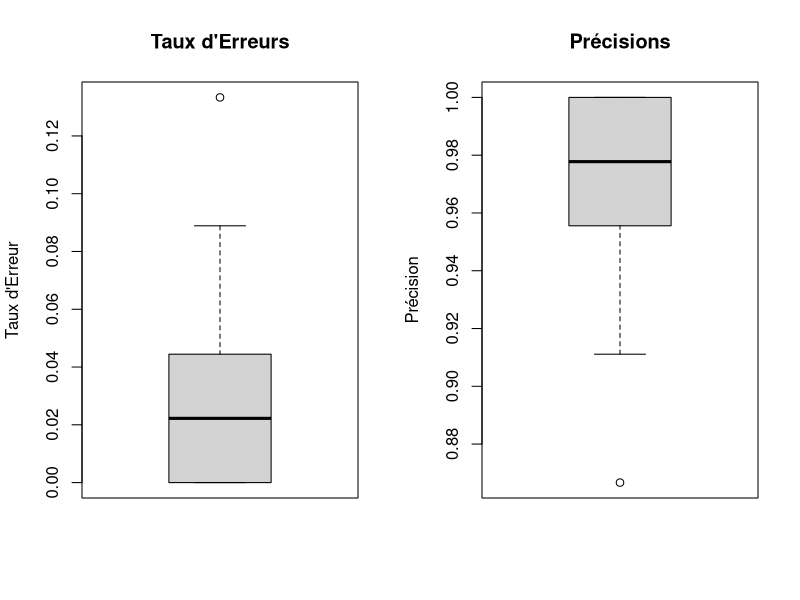
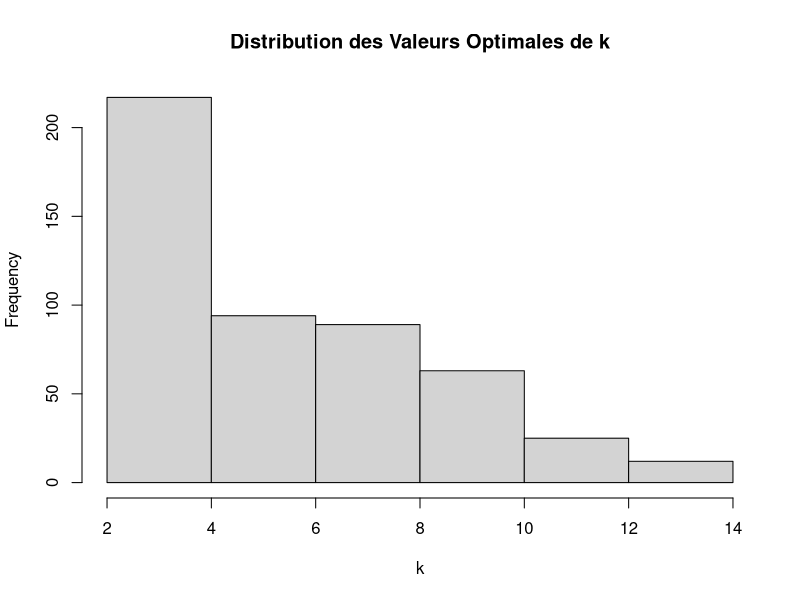

These charts were generated, in order, by the following R code:

##################################
#TP Data Mining - Pratique sous R#
##################################
# INITIALISATION
library(class)
library(MASS)
data_iris<-iris

#QUESTION 1  Decrire comment fonctionne cette procedure

#fonction qui vas chercher par la methode des knn les objet 
#en fonction d'un echantillions d'entrainement
# en entrée
#     train : dataframe  
#     le dataset des echantillions prit en donnée pour entrainer le modele
#     test : dataframe
#     le dataset des objet dont on cherche la classe
#     cl :  liste
#     la liste des classes
#     k :  integer
#     le chois du nombre de k voisin
# en sortie
#     liste
#     une liste des valeurs de classe trouver de chaque objet
#

#QUESTION 2  Tester cette procedure avec echantillon
#train
data_train_versicolor <- subset(data_iris, Species == "versicolor")[1:25, ]
data_train_virginica<-subset(data_iris, Species == "virginica")[1:25, ]
data_train_setosa<-subset(data_iris, Species == "setosa")[1:25, ]
data_train<-rbind(data_train_setosa,data_train_versicolor,data_train_virginica)[,1:4]
label_train<-c(rep("setosa",25),rep("versicolor",25),rep("virginica",25))
#test
data_test_versicolor <- subset(data_iris, Species == "versicolor")[26:50, ]
data_test_virginica<-subset(data_iris, Species == "virginica")[26:50, ]
data_test_setosa<-subset(data_iris, Species == "setosa")[26:50, ]
data_test<-rbind(data_test_setosa,data_test_versicolor,data_test_virginica)[,1:4]
label_test<-c(rep("setosa",25),rep("versicolor",25),rep("virginica",25))
#test des knn
test_resultat<-knn(train = data_train, test = data_test,cl = label_train,k = 3,use.all = FALSE,set.seed(4))
test_resultat
#calcule du tableau de confusion
tableau_confusion<-table(label_test,test_resultat)
#calcule du taux d'erreur
tauxerreur<-(tableau_confusion[1,2]+tableau_confusion[1,3]+tableau_confusion[2,3]+
  tableau_confusion[2,1]+tableau_confusion[3,1]+tableau_confusion[3,2])/75
#calcule de la precision
precision<-(tableau_confusion[1,1]+tableau_confusion[2,2]+tableau_confusion[3,3])/
  (tableau_confusion[1,2]+tableau_confusion[1,3]+tableau_confusion[2,3]+
     tableau_confusion[2,1]+tableau_confusion[3,1]+tableau_confusion[3,2]+
     tableau_confusion[1,1]+tableau_confusion[2,2]+tableau_confusion[3,3])
#resultat
tauxerreur
precision
#QUESTION 3  Programmer une fonction 
fait_un_test <- function(donnertrain, donnertest, classetrain, classetest, k) {
  # Crée un test de knn et teste avec une matrice de confusion la précision
  test_resultat <- knn(train = donnertrain, test = donnertest, cl = classetrain, k = k, use.all = FALSE)
  tableau_confusion <- table(classetest, test_resultat)
  
  # Calcul de la précision
  precision <- sum(diag(tableau_confusion)) / sum(tableau_confusion)
  return(precision)
}


creer_les_donner<-function(data){
  #a partir d'un tableau de donner creer un echantillions aleatoire 
  #entree: data   dataframe   donner a echantillionner
  #sortie: data_ech dataframe donner echantillionner (data)
  
  #creer les valeur aleatoire
  x<-sample(15:25, 1)
  y<-sample(15:25, 1)
  z<-sample(15:25, 1)
  x<-2*x
  y<-2*y
  z<-2*z
  data_versicolor <- subset(data, Species == "versicolor")[1:x, ]
  data_virginica<-subset(data, Species == "virginica")[1:y, ]
  data_setosa<-subset(data, Species == "setosa")[1:z, ]
  data_ech<-rbind(data_train_setosa,data_train_versicolor,data_train_virginica)[,1:5]

  return(data_ech)
}
test_10_k<-function(donner,k){
  #fonction qui fait le test des knn 10 foix
  #entree: donner   dataframe   donnerbrut
  #        k        integer     kvoisin
  #sortie: la precision trouver
    donner_ech<-creer_les_donner(donner)
    donner_ech<-donner_ech[sample(nrow(donner_ech)), ]
    donnertrain<-donner_ech[1:nrow(donner_ech)/2,1:4]
    classtrain<-donner_ech[1:nrow(donner_ech)/2,5]
    donnertest<-donner_ech[(nrow(donner_ech)/2):nrow(donner_ech),1:4]
    classtest<-donner_ech[(nrow(donner_ech)/2):nrow(donner_ech),5]
    prec<-fait_un_test(donnertrain,donnertest,classtrain,classtest,k)
  for (i in 2:10){
    donner_ech<-creer_les_donner(donner)
    donner_ech<-donner_ech[sample(nrow(donner_ech)), ]
    donnertrain<-donner_ech[1:nrow(donner_ech)/2,1:4]
    classtrain<-donner_ech[1:nrow(donner_ech)/2,5]
    donnertest<-donner_ech[(nrow(donner_ech)/2):nrow(donner_ech),1:4]
    classtest<-donner_ech[(nrow(donner_ech)/2):nrow(donner_ech),5]
    newprec<-fait_un_test(donnertrain,donnertest,classtrain,classtest,k)
    if(newprec>=prec){prec<-newprec}
  }
    return(prec)
}

trouve_k_opt<-function(data,listek){
  #trouve le k optimal par des test de knn
  #entrer: data   dataframe donner
  #        listek liste     liste des k a tester
  k_opt<-listek[1]
  precision<-test_10_k(data,k_opt)
  for (i in 2:length(listek)){
    new_precision<-test_10_k(data,listek[i])
    if (new_precision>=precision){
      k_opt<-listek[i]
      precision<-new_precision
    }
  }
  return(k_opt)
}


#QUESTION 4  Tester votre fonction sur le jeu entier
liste_k_voisin<-c(3,5,7)
k_optimale<-trouve_k_opt(data_iris,liste_k_voisin)
k_optimale

#QUESTION 5  Programmer l’etude de reechantillonnage

etude_reechantillonnage <- function(y, X, ks, N) {
  n <- length(y)
  taille_apprentissage <- floor(0.7 * n)
  
  set.seed(123) # Pour rendre les résultats reproductibles
  indices_apprentissage <- matrix(nrow = N, ncol = taille_apprentissage)
  
  # Stocker les indices des échantillons d'apprentissage
  for (i in 1:N) {
    indices_apprentissage[i,] <- sample(1:n, taille_apprentissage)
  }
  
  resultats <- list()
  
  # Boucle sur les N répétitions
  for (i in 1:N) {
    indices_test <- setdiff(1:n, indices_apprentissage[i,])
    
    X_apprentissage <- X[indices_apprentissage[i,],]
    y_apprentissage <- y[indices_apprentissage[i,]]
    
    X_test <- X[indices_test,]
    y_test <- y[indices_test]
    
    erreurs <- numeric(length(ks))
    precisions <- numeric(length(ks))
    
    for (j in 1:length(ks)) {
      k <- ks[j]
      predictions <- knn(X_apprentissage, X_test, y_apprentissage, k = k)
      mat_confusion <- table(y_test, predictions)
      erreurs[j] <- 1 - sum(diag(mat_confusion)) / sum(mat_confusion)
      precisions[j] <- sum(diag(mat_confusion)) / sum(mat_confusion)
    }
    
    k_opt <- ks[which.min(erreurs)]
    erreur_opt <- min(erreurs)
    precision_opt <- max(precisions)
    
    resultats[[i]] <- list(k_optimal = k_opt, erreur = erreur_opt, precision = precision_opt)
  }
  
  return(resultats)
}


#QUESTION 6  Tester votre programme sur le jeu entier

# Mise à jour des valeurs de k et de N
ks <- c(3, 5, 7, 9, 11, 13)  # Grille des valeurs de k à tester
N <- 500                     # Nombre de répétitions pour l'étude de rééchantillonnage
data(iris)
X <- as.matrix(iris[, 1:4])  # Convertir les prédicteurs en matrice
y <- iris[, 5]              # La réponse est la colonne des espèces
# Exécution de l'étude de rééchantillonnage
resultats <- etude_reechantillonnage(y, X, ks, N)

# Extraction des taux d'erreurs et des précisions à partir des résultats
error_rates <- sapply(resultats, function(x) x$erreur)  # Taux d'erreur pour chaque répétition
precisions <- sapply(resultats, function(x) x$precision)  # Précision pour chaque répétition
k_optimal <- sapply(resultats, function(x) x$k_optimal)  # Valeur optimale de k pour chaque répétition

# Configuration de l'espace de tracé pour afficher deux graphiques côte à côte
par(mfrow = c(1, 2))

# Tracé des boxplots pour les taux d'erreurs et les précisions
boxplot(error_rates, main = "Taux d'Erreurs", ylab = "Taux d'Erreur")
boxplot(precisions, main = "Précisions", ylab = "Précision")

par(mfrow = c(1, 1))
# Tracé de l'histogramme de la distribution des valeurs optimales de k
hist(k_optimal, main = "Distribution des Valeurs Optimales de k", xlab = "k", breaks = length(unique(k_optimal)))

# Analyser les résultats et conclure sur l'utilisation de la méthode k-NN




#####
#LDA#
#####

#QUESTION 1 D´ecrire `a quoi correspondent les entrée et sorties
ind.train <- c(1:25,51:75,101:125)
attach(iris)
res <- lda(formula=Species ~ ., data = iris, prior = c(1,1,1)/3,
           subset = ind.train)
respredict <- predict(res, iris[-ind.train, ])

#formula  = spécifie le model utiliser
#data     = tableau de donner ici les donner iris
#prior    = les probabilité de chaque classe ici chaque espèce a la meeme proba 1/3
respredict$class 
#donne les classes par ordre de proximité 
respredict$posterior
# donne la valeurs pour la proximité

#QUESTION 2 Construire la matrice de confusion associee aux donnees “test”


ind.train <- c(1:25, 51:75, 101:125)
res.lda <- lda(Species ~ ., data = iris, subset = ind.train)
predictions <- predict(res.lda, iris[-ind.train, ])

# Créer la matrice de confusion
confusion_matrix <- table(predictions$class, iris[-ind.train, "Species"])

# Calculer le taux d'erreur
error_rate <- 1 - sum(diag(confusion_matrix)) / sum(confusion_matrix)

# Calculer la précision pour chaque espèce
precision_setosa <- confusion_matrix[1, 1] / sum(confusion_matrix[1, ])
precision_virginica <- confusion_matrix[2, 2] / sum(confusion_matrix[2, ])
precision_versicolor <- confusion_matrix[3, 3] / sum(confusion_matrix[3, ])


list(confusion_matrix = confusion_matrix, 
     error_rate = error_rate, 
     precision_setosa = precision_setosa,
     precision_virginica = precision_virginica,
     precision_versicolor = precision_versicolor)

